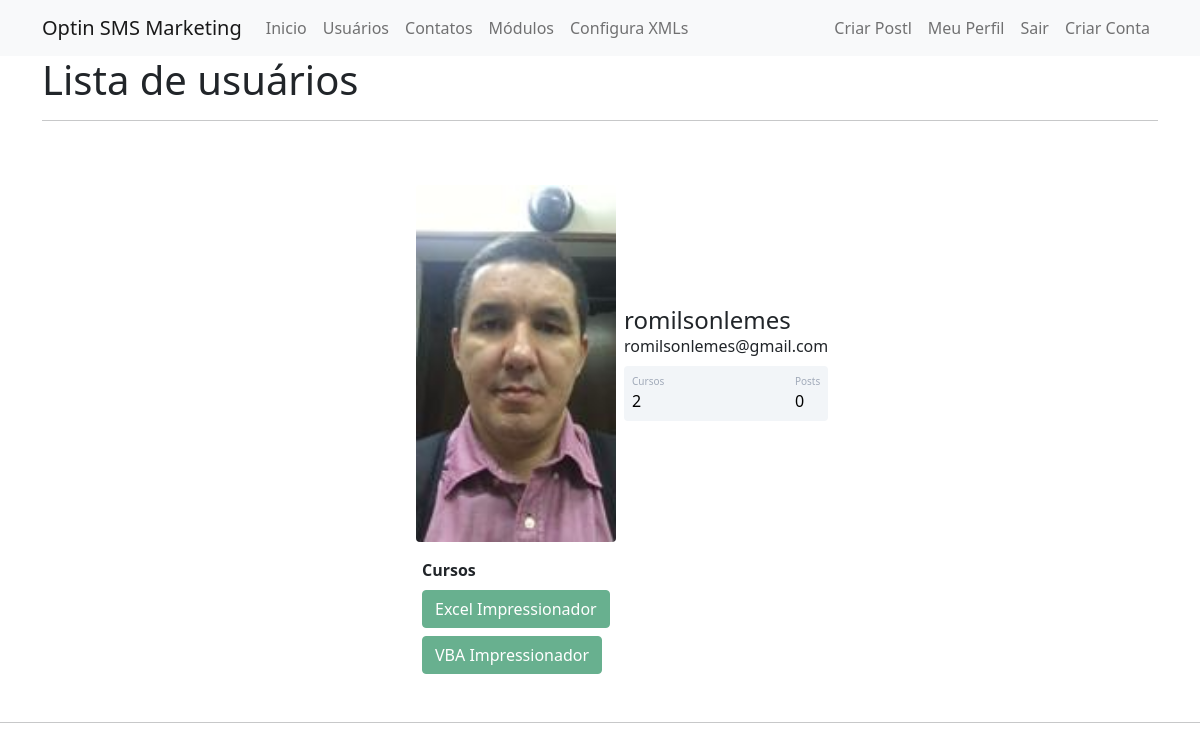
The app's page /usuarios (signed in), older data.
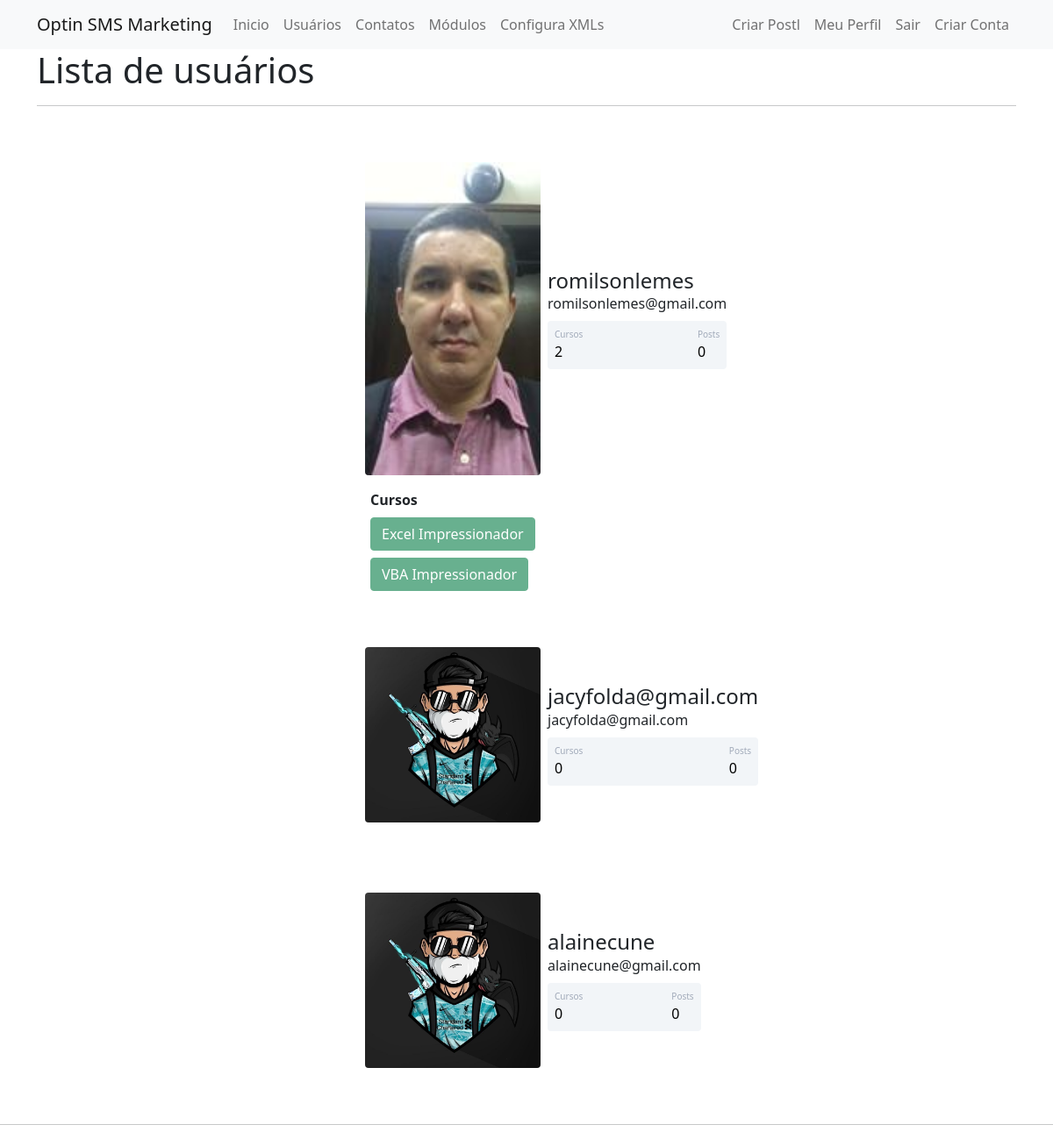
The same page, newer data.
### plataformaSms/models.py (models this page shows)
class Usuario(database.Model, UserMixin):
    id = database.Column(database.Integer, primary_key=True)
    username = database.Column(database.String, nullable=False)
    email = database.Column(database.String, nullable=False, unique=True)
    senha = database.Column(database.String, nullable=False)
    foto_perfil = database.Column(database.String, default='default.jpg')
    posts = database.relationship('Post', backref='autor', lazy=True)
    cursos = database.Column(database.String, nullable=False, default='Não Informado')
    def contar_posts(self):
        return len(self.posts)

### plataformaSms/routes.py (the view)
@app.route('/usuarios')
@login_required
def usuarios():
    listaUsuarios = Usuario.query.all()
    return render_template('usuarios.html', listaUsuarios=listaUsuarios)

### plataformaSms/models.py (called while the page is built)
@login_manager.user_loader
def load_usuario(id_usuario):
    return Usuario.query.get(int(id_usuario))

### plataformaSms/templates/usuarios.html
{% extends 'base.html' %}
{% block body %}
        <div class="container">
            <h1>Lista de usuários</h1>
            <hr>
            {% for usuario in listaUsuarios %}
                  <div class="container mt-5 d-flex justify-content-center">
                      <div class="card p-3">
                          <div class="d-flex align-items-center">
                              <div class="image pe-2"> <img src="{{  url_for('static', filename='fotos_perfil/{}'.format(usuario.foto_perfil)) }}" class="rounded" width="200"> </div>
                              <div class="ml-3 w-100">
                                      <h4 class="mb-0 mt-0">{{ usuario.username }}</h4> <span> {{ usuario.email }}</span>
                                      <div class="p-2 mt-2 bg-primary d-flex justify-content-between rounded text-white stats">
                                          {% if 'Não Informado' in usuario.cursos %}
                                            <div class="d-flex flex-column"> <span class="articles">Cursos</span> <span class="number1">0</span> </div>
                                          {% else %}
                                            <div class="d-flex flex-column"> <span class="articles">Cursos</span> <span class="number1">{{ usuario.cursos.count(';') + 1 }}</span> </div>
                                          {% endif %}
                                          <div class="d-flex flex-column"> <span class="rating">Posts</span> <span class="number3">{{ usuario.contar_posts() }}</span> </div>
                                      </div>
                              </div>
                        </div>
                      </div>
                  </div>
                  {% if 'Não Informado' not in usuario.cursos %}
                          <div class="row justify-content-center">
                              <div class="col col-4" style="text-align-center">
                                    <strong>Cursos</strong><br>
                                    {% for curso in usuario.cursos.split(';') %}
                                        <button type="button" class="btn btn-success mt-2" disabled>{{ curso }}</button>
                                    {% endfor %}
                              </div>
                          </div>
                  {% endif %}
            {% endfor %}
        </div>
        <div class="row mt-5">
            <hr>
        </div>
{% endblock %}

### plataformaSms/templates/base.html (shortened to what this page needs)
<!DOCTYPE html>
<html lang="pt-BR">
<head>
    <link href="https://cdn.jsdelivr.net/npm/bootstrap@5.1.3/dist/css/bootstrap.min.css" rel="stylesheet">
    <link rel="stylesheet" type="text/css" href="{{ url_for('static', filename='main.css') }}">
</head>
<body>
    {% include 'navbar.html' %}
    {% block body %}
    {% endblock %}
</body>
</html>

### plataformaSms/templates/navbar.html
<nav class="navbar navbar-expand-lg navbar-light bg-light">
  <div class="container-fluid container">
    <a class="navbar-brand" href="#">Optin SMS Marketing</a>
    <div class="collapse navbar-collapse" id="navbarSupportedContent">
      <ul class="navbar-nav me-auto mb-2 mb-lg-0">
          <li class="nav-item">
            <a class="nav-link" aria-current="page" href="/">Inicio</a>
          </li>
          <li class="nav-item">
            <a class="nav-link" href="{{ url_for ('usuarios') }}">Usuários</a>
          </li>
          <li class="nav-item">
            <a class="nav-link" href="{{ url_for ('contato') }}">Contatos</a>
          </li>
          <li class="nav-item">
            <a class="nav-link" href="{{ url_for ('cad_Modules') }}">Módulos</a>
          </li>
          <li class="nav-item">
            <a class="nav-link" href="{{ url_for ('cad_conf_xmls') }}">Configura XMLs</a>
          </li>
      </ul>
      <ul class="d-flex navbar-nav">
          {% if current_user.is_authenticated %}
              <li class="nav-item">
                  <a class="nav-link" href="{{ url_for ('criar_post') }}">Criar Postl</a>
              </li>
              <li class="nav-item">
                <a class="nav-link" href="{{ url_for ('perfil') }}">Meu Perfil</a>
              </li>
              <li class="nav-item">
                <a class="nav-link" href="{{ url_for ('sair') }}">Sair</a>
              </li>
          {% else %}
          <li class="nav-item">
            <a class="nav-link" href="{{ url_for ('login') }}">Login</a>
          </li>
          {% endif %}
          <li class="nav-item">
            <a class="nav-link" href="{{ url_for ('login') }}">Criar Conta</a>
          </li>
      </ul>
    </div>
  </div>
</nav>

### plataformaSms/static/main.css (style rules this page uses)
.card { width: 400px; border: none; border-radius: 10px; background-color: #fff }
.stats { background: #f2f5f8 !important; color: #000 !important }
.articles { font-size: 10px; color: #a1aab9 }
.number1 { font-weight: 500 }
.rating { font-size: 10px; color: #a1aab9 }
.number3 { font-weight: 500 }

Row changes from the older to the newer data that the page shows:
added Usuario: foto_perfil (placeholder picture), username "jacyfolda@gmail.com", email "jacyfolda@gmail.com", cursos "Cursos", contar_posts "0"
added Usuario: foto_perfil (placeholder picture), username "alainecune", email "alainecune@gmail.com", cursos "Cursos", contar_posts "0"
